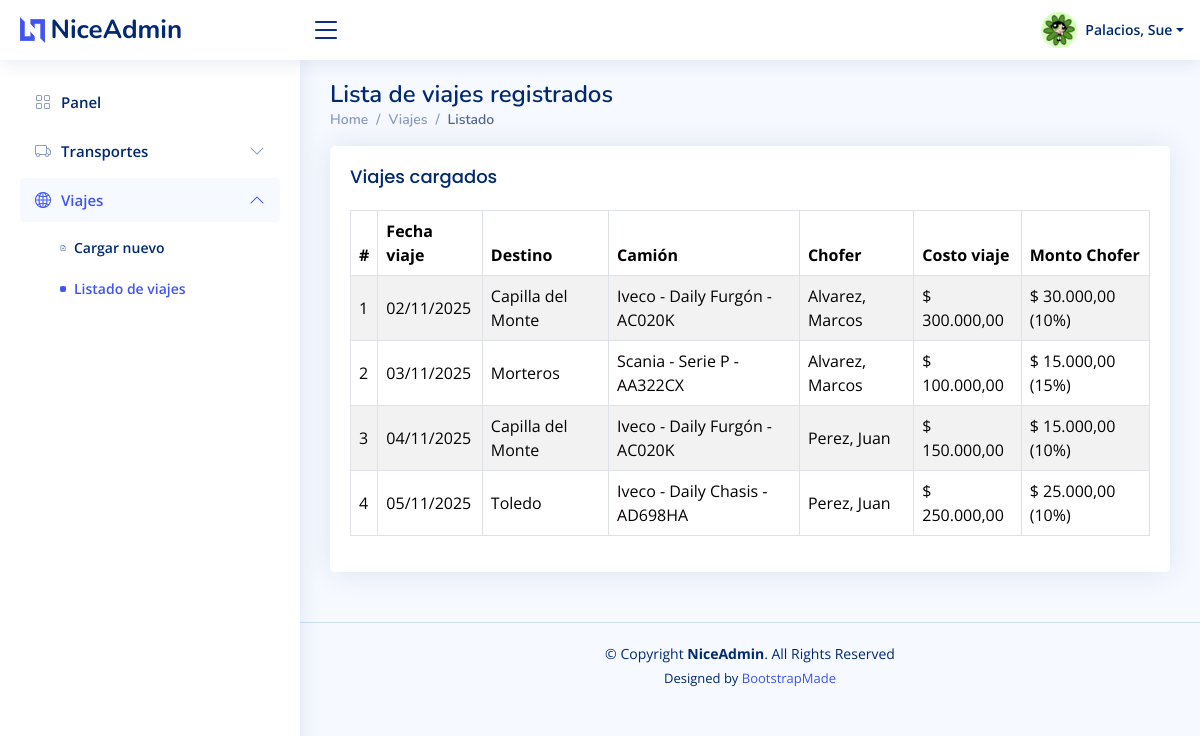
The app's page /viajes_listado.php (signed in) with its own data.
### tables this page shows
CREATE TABLE viajes (
  id INT NOT NULL AUTO_INCREMENT,
  chofer_id INT NOT NULL,
  transporte_id INT NOT NULL,
  destino_id INT NOT NULL,
  fecha_programada DATE NOT NULL,
  costo DECIMAL(12,2) NOT NULL,
  porcentaje_chofer INT NOT NULL,
  creado_por INT DEFAULT NULL,
  fecha_creacion DATETIME NOT NULL DEFAULT CURRENT_TIMESTAMP,
  PRIMARY KEY (id),
  KEY idx_viajes_fecha (fecha_programada),
  KEY idx_viajes_destino (destino_id)
);

CREATE TABLE destinos (
  id INT NOT NULL AUTO_INCREMENT,
  denominacion VARCHAR(120) NOT NULL,
  PRIMARY KEY (id),
  UNIQUE KEY uq_destinos_denominacion (denominacion)
);

CREATE TABLE marcas (
  id INT NOT NULL AUTO_INCREMENT,
  denominacion VARCHAR(80) NOT NULL,
  PRIMARY KEY (id),
  UNIQUE KEY uq_marcas_denominacion (denominacion)
);

CREATE TABLE transportes (
  id INT NOT NULL AUTO_INCREMENT,
  marca_id INT NOT NULL,
  modelo VARCHAR(60) NOT NULL,
  patente VARCHAR(10) NOT NULL,
  anio SMALLINT DEFAULT NULL,
  disponible TINYINT(1) NOT NULL DEFAULT 1,
  fecha_creacion DATETIME NOT NULL DEFAULT CURRENT_TIMESTAMP,
  PRIMARY KEY (id),
  UNIQUE KEY uq_transportes_patente (patente),
  KEY idx_transportes_marca (marca_id)
);

CREATE TABLE usuarios (
  id INT NOT NULL AUTO_INCREMENT,
  apellido VARCHAR(80) NOT NULL,
  nombre VARCHAR(80) NOT NULL,
  dni VARCHAR(10) NOT NULL,
  usuario VARCHAR(50) NOT NULL,
  clave VARCHAR(255) NOT NULL,
  activo TINYINT(1) NOT NULL DEFAULT 1,
  id_nivel INT NOT NULL,
  fecha_creacion DATETIME NOT NULL DEFAULT CURRENT_TIMESTAMP,
  imagen VARCHAR(150) DEFAULT 'profile-img.jpg',
  PRIMARY KEY (id),
  UNIQUE KEY uq_usuarios_dni (dni),
  UNIQUE KEY uq_usuarios_usuario (usuario),
  KEY idx_usuarios_nivel (id_nivel)
);

### includes/functions.php (called while the page is built, shortened)
<?php
function db_connect(): mysqli
{
    $connection = @new mysqli(DB_HOST, DB_USER, DB_PASS, DB_NAME);
    $connection->set_charset('utf8mb4');
    return $connection;
}
function db_query(string $sql, string $types = '', array $params = []): mysqli_stmt
{
    $connection = db_connect();
    $stmt = $connection->prepare($sql);
    if (!$stmt->execute()) {
        throw new RuntimeException('Error al ejecutar la consulta: ' . $stmt->error);
    }
    return $stmt;
}
function db_fetch_all(string $sql, string $types = '', array $params = []): array
{
    $stmt = db_query($sql, $types, $params);
    $result = $stmt->get_result();
    return $result->fetch_all(MYSQLI_ASSOC);
}
function current_user(): ?array
{
    return $_SESSION['user'] ?? null;
}
function es_operador(): bool
{
    return (current_user()['id_nivel'] ?? null) === 2;
}
function es_chofer(): bool
{
    return (current_user()['id_nivel'] ?? null) === 3;
}
function format_date_spanish(?string $date): string
{
    $timestamp = strtotime($date);
    return date('d/m/Y', $timestamp);
}
function obtener_clase_fila(string $fechaViaje): string
{
    $fechaViaje = date('Y-m-d', strtotime($fechaViaje));
    $hoy = date('Y-m-d');
    if ($fechaViaje < $hoy) {
        return 'fila-realizado';
    }
    return '';
}
function calcular_monto_chofer(float $costo, int $porcentaje): float
{
    return round($costo * $porcentaje / 100, 2);
}
function obtener_viajes(?int $choferId = null): array
{
    $sql = 'SELECT v.id, v.fecha_programada, d.denominacion AS destino, v.costo, v.porcentaje_chofer, ' .
        'c.apellido AS chofer_apellido, c.nombre AS chofer_nombre, c.dni AS chofer_dni, ' .
        'm.denominacion AS marca, t.modelo, t.patente ' .
        'FROM viajes v ' .
        'INNER JOIN usuarios c ON c.id = v.chofer_id ' .
        'INNER JOIN transportes t ON t.id = v.transporte_id ' .
        'INNER JOIN marcas m ON m.id = t.marca_id ' .
        'INNER JOIN destinos d ON d.id = v.destino_id';
    $tipos = '';
    $parametros = [];
    $sql .= ' ORDER BY v.fecha_programada ASC, d.denominacion ASC';
    return db_fetch_all($sql, $tipos, $parametros);
}

### viajes_listado.php (the view, shortened to what this page needs)
<?php
require_once __DIR__ . '/includes/functions.php';
$choferFiltradoId = es_chofer() ? (current_user()['id'] ?? null) : null;
$viajes = obtener_viajes($choferFiltradoId);
$mostrarCosto = !es_chofer();
$mostrarMontoChofer = !es_operador();
$mostrarPorcentajeEnMonto = !es_chofer();
require_once __DIR__ . '/includes/header.php';
require_once __DIR__ . '/includes/topbar.php';
require_once __DIR__ . '/includes/sidebar.php';
?>
<main id="main" class="main">
    <div class="pagetitle">
        <h1>Lista de viajes registrados</h1>
        <nav>
            <ol class="breadcrumb">
                <li class="breadcrumb-item"><a href="index.php">Home</a></li>
                <li class="breadcrumb-item">Viajes</li>
                <li class="breadcrumb-item active">Listado</li>
            </ol>
        </nav>
    </div>
    <section class="section">
        <div class="card">
            <div class="card-body">
                <h5 class="card-title">Viajes cargados</h5>
                <div class="table-responsive">
                    <table class="table table-bordered table-striped align-middle">
                        <thead>
                            <tr>
                                <th>#</th>
                                <th>Fecha viaje</th>
                                <th>Destino</th>
                                <th>Camión</th>
                                <th>Chofer</th>
                                <?php if ($mostrarCosto): ?>
                                    <th>Costo viaje</th>
                                <?php endif; ?>
                                <?php if ($mostrarMontoChofer): ?>
                                    <th>Monto Chofer</th>
                                <?php endif; ?>
                            </tr>
                        </thead>
                        <tbody>
                            <?php if (!$viajes): ?>
                                <tr>
                                    <td colspan="<?php echo 5 + (int) $mostrarCosto + (int) $mostrarMontoChofer; ?>" class="text-center">No hay viajes registrados.</td>
                                </tr>
                            <?php else: ?>
                                <?php foreach ($viajes as $index => $viaje): ?>
                                    <?php
                                    $montoChofer = calcular_monto_chofer((float) $viaje['costo'], (int) $viaje['porcentaje_chofer']);
                                    $filaClase = obtener_clase_fila($viaje['fecha_programada']);
                                    ?>
                                    <tr class="<?php echo $filaClase; ?>">
                                        <td><?php echo $index + 1; ?></td>
                                        <td><?php echo htmlspecialchars(format_date_spanish($viaje['fecha_programada'])); ?></td>
                                        <td><?php echo htmlspecialchars($viaje['destino']); ?></td>
                                        <td><?php echo htmlspecialchars($viaje['marca'] . ' - ' . $viaje['modelo'] . ' - ' . $viaje['patente']); ?></td>
                                        <td><?php echo htmlspecialchars($viaje['chofer_apellido'] . ', ' . $viaje['chofer_nombre']); ?></td>
                                        <?php if ($mostrarCosto): ?>
                                            <td>$ <?php echo number_format((float) $viaje['costo'], 2, ',', '.'); ?></td>
                                        <?php endif; ?>
                                        <?php if ($mostrarMontoChofer): ?>
                                            <td>
                                                $ <?php echo number_format($montoChofer, 2, ',', '.'); ?>
                                                <?php if ($mostrarPorcentajeEnMonto): ?>
                                                    (<?php echo (int) $viaje['porcentaje_chofer']; ?>%)
                                                <?php endif; ?>
                                            </td>
                                        <?php endif; ?>
                                    </tr>
                                <?php endforeach; ?>
                            <?php endif; ?>
                        </tbody>
                    </table>
                </div>
            </div>
        </div>
    </section>
</main>
<?php require_once __DIR__ . '/includes/footer.php'; ?>

### assets/css/style.css (style rules this page uses)
:root { scroll-behavior: smooth; }
body { font-family: "Open Sans", sans-serif; background: #f6f9ff; color: #444444; }
a { color: #4154f1; text-decoration: none; }
h1, h2, h3, h4, h5, h6 { font-family: "Nunito", sans-serif; }
#main { margin-top: 60px; padding: 20px 30px; transition: all 0.3s; }
.pagetitle { margin-bottom: 10px; }
.pagetitle h1 { font-size: 24px; margin-bottom: 0; font-weight: 600; color: #012970; }
.card { margin-bottom: 30px; border: none; border-radius: 5px; box-shadow: 0px 0 30px rgba(1, 41, 112, 0.1); }
.card-title { padding: 20px 0 15px 0; font-size: 18px; font-weight: 500; color: #012970; font-family: "Poppins", sans-serif; }
.card-body { padding: 0 20px 20px 20px; }
.breadcrumb { font-size: 14px; font-family: "Nunito", sans-serif; color: #899bbd; font-weight: 600; }
.breadcrumb a { color: #899bbd; transition: 0.3s; }
.breadcrumb .breadcrumb-item::before { color: #899bbd; }
.breadcrumb .active { color: #51678f; font-weight: 600; }
@media (min-width: 1200px) { #main, #footer { margin-left: 300px; } }
.table tbody tr.fila-realizado { background-color: #d4edda; }
.table tbody tr td { vertical-align: middle; }

### records on screen
viajes: fecha_programada "02/11/2025", destino.denominacion "Capilla del Monte", marcas.denominacion "Iveco - Daily Furgón - AC020K", usuarios.apellido+nombre "Alvarez, Marcos", costo "300.000,00", montoChofer "30.000,00", porcentaje_chofer "10"
viajes: fecha_programada "03/11/2025", destino.denominacion "Morteros", marcas.denominacion "Scania - Serie P - AA322CX", usuarios.apellido+nombre "Alvarez, Marcos", costo "100.000,00", montoChofer "15.000,00", porcentaje_chofer "15"
viajes: fecha_programada "04/11/2025", destino.denominacion "Capilla del Monte", marcas.denominacion "Iveco - Daily Furgón - AC020K", usuarios.apellido+nombre "Perez, Juan", costo "150.000,00", montoChofer "15.000,00", porcentaje_chofer "10"
viajes: fecha_programada "05/11/2025", destino.denominacion "Toledo", marcas.denominacion "Iveco - Daily Chasis - AD698HA", usuarios.apellido+nombre "Perez, Juan", costo "250.000,00", montoChofer "25.000,00", porcentaje_chofer "10"

### other values on screen
user_full_name($user) "Palacios, Sue"
